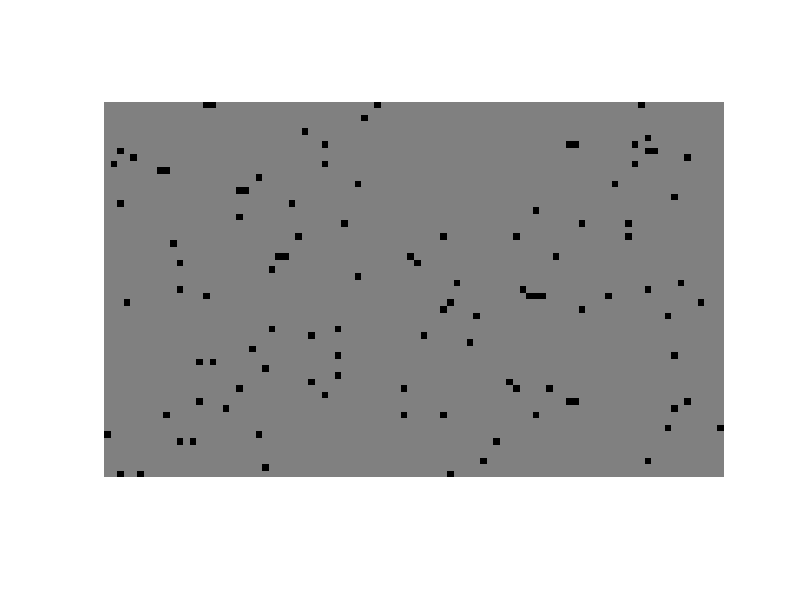

The MATLAB script that drew this image: (Note: this script raises an error after producing the figure.)
clear all
close all
pkg load image
load('out.dat');
cmap=[0.5 0.5 0.5; 
      1 1 1; 
      0 0 1;
      1 0 0;
      0 0 0
      ];
n1=94;
n2=57;
n3=size(out,1);
figure(1)
for i=1:3:3*(n3-1)
matrix(:,:,i)=reshape(out(i,1:5358),n1,n2);
img=uint16(matrix(:,:,i)');
imshow(img,cmap)
img=imresize(img,4,'nearest');
path= ['img/figure' num2str(i,'%04d') '.png'];
imwrite(img,cmap,path)
pause(0.1)

matrix(:,:,i+1)=reshape(out(i,5359:10716),n1,n2);
img=uint16(matrix(:,:,i+1)');
imshow(img,cmap)
img=imresize(img,4,'nearest');
path= ['img/figure' num2str(i+1,'%04d') '.png'];
imwrite(img,cmap,path)
pause(0.1)

matrix(:,:,i+2)=reshape(out(i,10717:16074),n1,n2);
img=uint16(matrix(:,:,i+2)');
imshow(img,cmap)
img=imresize(img,4,'nearest');
path= ['img/figure' num2str(i+2,'%04d') '.png'];
imwrite(img,cmap,path)
pause(0.1)
end
